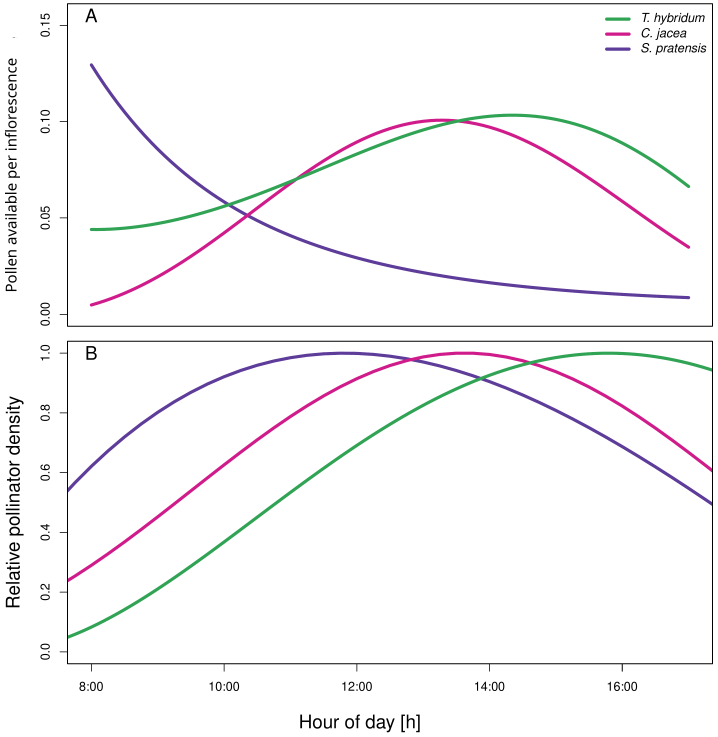
#> input picture images/startI_kombo_real.png, 2870 x 2945 px, found by its file name (shown at 1/4 size)
$ python generate_startI_steps.py
#> lines starting #> are read from the running program, lines starting #| are printed output that depends on the picture
#!/usr/bin/env python3
"""
Generate Step 1 and Step 2 composite images for the slide 'Pollinators track pollen'
(START I, Štenc et al. 2023 AJB).

Step 1: Panel A (Pollen presentation) with Anther icon on the left; Panel B curves empty.
Step 2: Panel A + Panel B (Pollinator density) with Pollinator icon on the left.
"""

import os
import shutil
import numpy as np
from PIL import Image

def generate_steps():
    base_path = 'images/startI_kombo_real.png'
    anther_path = 'images/pathway/Anthers_with_pollen.png'
    pol_path = 'images/pathway/Pollinator.png'

    base = Image.open(base_path).convert('RGBA')
    bw, bh = base.size
#> bw = 2870; bh = 2945
    arr_base = np.array(base)
    # Clean stray mark at (148, 50)
    arr_base[140:160, :100] = [255, 255, 255, 255]

    # Prepare anther icon (scaled to height 500)
    anther = Image.open(anther_path).convert('RGBA')
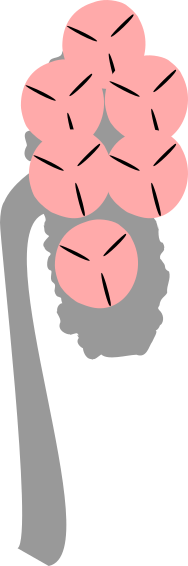
#> input picture images/pathway/Anthers_with_pollen.png, 188 x 566 px, found by its file name
#> anther is the input picture: PIL image 188x566 RGBA; mean R, G, B, A 229.3, 204.2, 204.2, 131.9
    aw, ah = anther.size
#> aw = 188; ah = 566
    anther_h = 500
    anther_w = int(aw * (anther_h / ah))
#> anther_w = 166
    anther_scaled = anther.resize((anther_w, anther_h), Image.Resampling.LANCZOS)
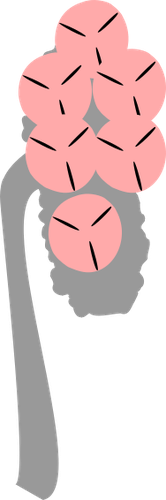
#> anther_scaled: PIL image 166x500 RGBA; mean R, G, B, A 111.7, 86.4, 86.4, 131.9; transparent parts drawn white

    # Prepare pollinator icon (scaled to width 300)
    pollinator = Image.open(pol_path).convert('RGBA')
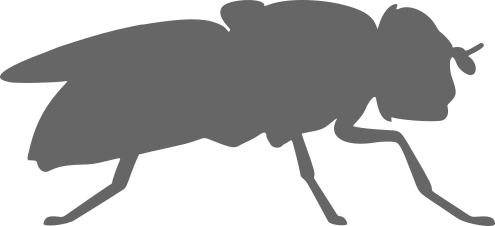
#> input picture images/pathway/Pollinator.png, 495 x 226 px, found by its file name
#> pollinator is the input picture: PIL image 495x226 RGBA; mean R, G, B, A 176.7, 176.7, 176.7, 127.6
    pw, ph = pollinator.size
#> pw = 495; ph = 226
    pol_w = 300
    pol_h = int(ph * (pol_w / pw))
#> pol_h = 136
    pol_scaled = pollinator.resize((pol_w, pol_h), Image.Resampling.LANCZOS)
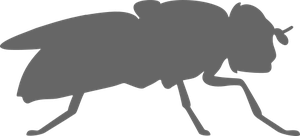
#> pol_scaled: PIL image 300x136 RGBA; mean R, G, B, A 55.6, 55.6, 55.6, 127.6; transparent parts drawn white

    left_margin = 420
    new_w = bw + left_margin
#> new_w = 3290
    new_h = bh
#> new_h = 2945

    anther_x = (left_margin - anther_w) // 2
#> anther_x = 127
    anther_y = 660 - anther_h // 2

    pol_x = (left_margin - pol_w) // 2
    pol_y = 2010 - pol_h // 2
#> pol_y = 1942

    # Step 2: Full plot with anther + pollinator
    img2 = Image.new('RGBA', (new_w, new_h), (255, 255, 255, 255))
#> img2: PIL image 3290x2945 RGBA; every value is 255
    img2.paste(Image.fromarray(arr_base), (left_margin, 0))
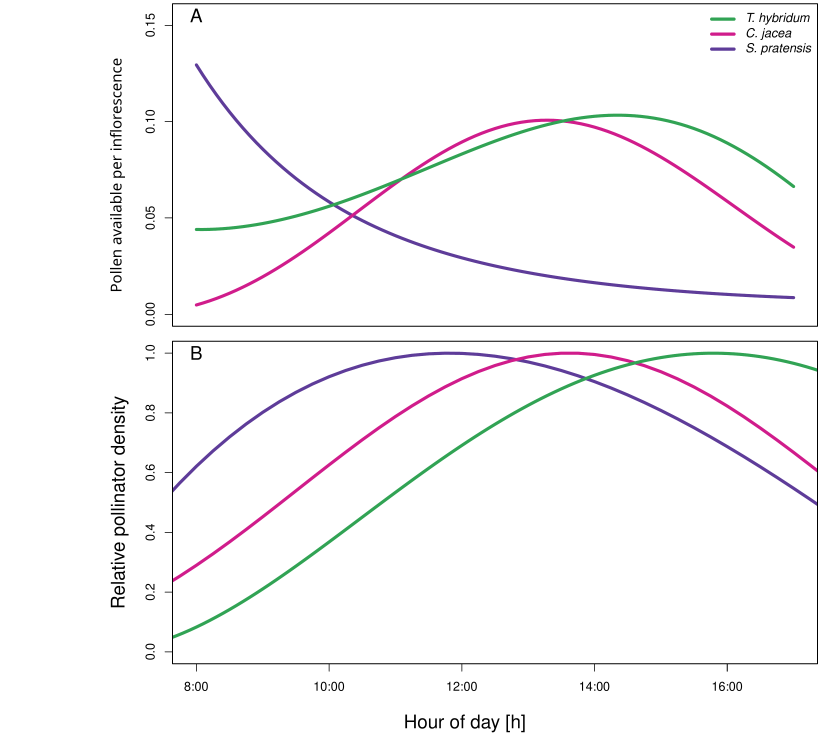
#> img2: PIL image 3290x2945 RGBA (shown at 1/4 size); mean R, G, B, A 248.8, 248.1, 249, 255
    img2.paste(anther_scaled, (anther_x, anther_y), anther_scaled)
    img2.paste(pol_scaled, (pol_x, pol_y), pol_scaled)

    # Step 1: Panel A with anther + empty Panel B curves
    arr_step1 = arr_base.copy()
    b_letter_mask = arr_base[1384:1445, 340:395].copy()
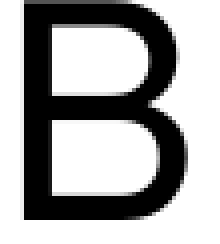
#> b_letter_mask: shape (61, 55, 4) (shown 4 times larger); mean R, G, B, A 167.5, 167.5, 167.5, 255
    # Clear curves inside Panel B
    arr_step1[1367:2653, 272:2848] = [255, 255, 255, 255]
    # Restore letter B
    arr_step1[1384:1445, 340:395] = b_letter_mask

    img1 = Image.new('RGBA', (new_w, new_h), (255, 255, 255, 255))
    img1.paste(Image.fromarray(arr_step1), (left_margin, 0))
    img1.paste(anther_scaled, (anther_x, anther_y), anther_scaled)
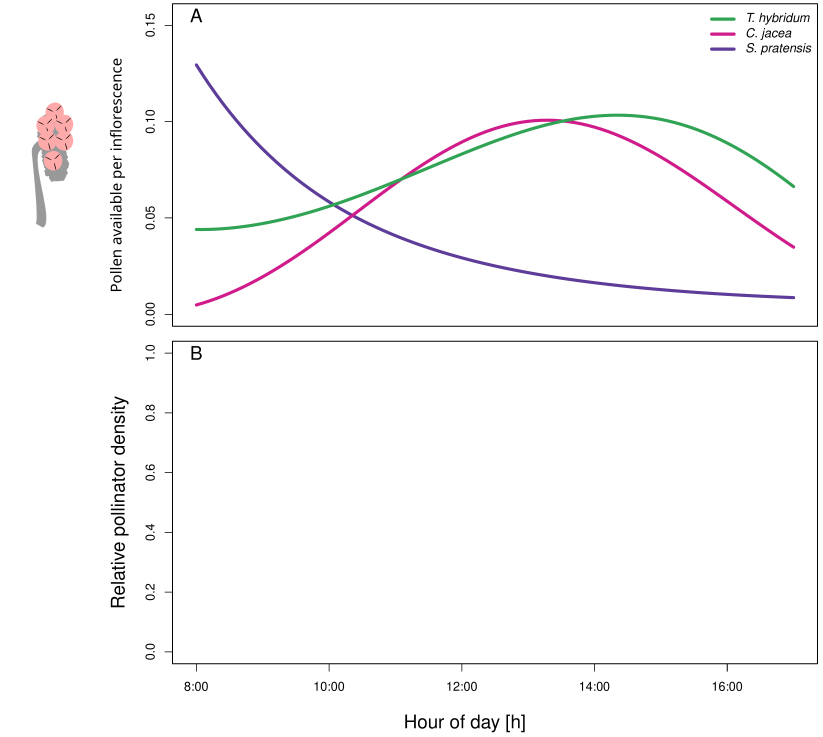
#> img1: PIL image 3290x2945 RGBA (shown at 1/4 size); mean R, G, B, A 250.2, 249.6, 250, 255; transparent parts drawn white

    # Output paths
    out_dir = 'images'
    docs_dir = 'docs/images'
    os.makedirs(out_dir, exist_ok=True)
    os.makedirs(docs_dir, exist_ok=True)

    img1.save(os.path.join(out_dir, 'startI_step1_anther.png'))
    img2.save(os.path.join(out_dir, 'startI_step2_pollinator.png'))
    shutil.copy(os.path.join(out_dir, 'startI_step1_anther.png'), os.path.join(docs_dir, 'startI_step1_anther.png'))
    shutil.copy(os.path.join(out_dir, 'startI_step2_pollinator.png'), os.path.join(docs_dir, 'startI_step2_pollinator.png'))

    print('Step images generated and copied successfully.')

if __name__ == '__main__':
    generate_steps()
